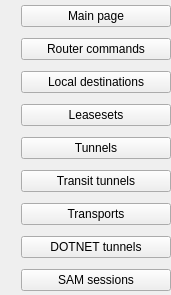
<?xml version="1.0" encoding="UTF-8"?>
<ui version="4.0">
 <class>StatusButtonsForm</class>
 <widget class="QWidget" name="StatusButtonsForm">
  <property name="geometry">
   <rect>
    <x>0</x>
    <y>0</y>
    <width>171</width>
    <height>295</height>
   </rect>
  </property>
  <property name="sizePolicy">
   <sizepolicy hsizetype="Expanding" vsizetype="Fixed">
    <horstretch>0</horstretch>
    <verstretch>0</verstretch>
   </sizepolicy>
  </property>
  <property name="minimumSize">
   <size>
    <width>171</width>
    <height>295</height>
   </size>
  </property>
  <property name="windowTitle">
   <string>Form</string>
  </property>
  <widget class="QWidget" name="verticalLayoutWidget">
   <property name="geometry">
    <rect>
     <x>21</x>
     <y>0</y>
     <width>171</width>
     <height>300</height>
    </rect>
   </property>
   <layout class="QVBoxLayout" name="verticalLayout">
    <property name="sizeConstraint">
     <enum>QLayout::SetDefaultConstraint</enum>
    </property>
    <item>
     <widget class="QPushButton" name="mainPagePushButton">
      <property name="maximumSize">
       <size>
        <width>150</width>
        <height>16777215</height>
       </size>
      </property>
      <property name="text">
       <string>Main page</string>
      </property>
     </widget>
    </item>
    <item>
     <widget class="QPushButton" name="routerCommandsPushButton">
      <property name="maximumSize">
       <size>
        <width>150</width>
        <height>16777215</height>
       </size>
      </property>
      <property name="text">
       <string>Router commands</string>
      </property>
     </widget>
    </item>
    <item>
     <widget class="QPushButton" name="localDestinationsPushButton">
      <property name="maximumSize">
       <size>
        <width>150</width>
        <height>16777215</height>
       </size>
      </property>
      <property name="text">
       <string>Local destinations</string>
      </property>
     </widget>
    </item>
    <item>
     <widget class="QPushButton" name="leasesetsPushButton">
      <property name="maximumSize">
       <size>
        <width>150</width>
        <height>16777215</height>
       </size>
      </property>
      <property name="text">
       <string>Leasesets</string>
      </property>
     </widget>
    </item>
    <item>
     <widget class="QPushButton" name="tunnelsPushButton">
      <property name="maximumSize">
       <size>
        <width>150</width>
        <height>16777215</height>
       </size>
      </property>
      <property name="text">
       <string>Tunnels</string>
      </property>
     </widget>
    </item>
    <item>
     <widget class="QPushButton" name="transitTunnelsPushButton">
      <property name="maximumSize">
       <size>
        <width>150</width>
        <height>16777215</height>
       </size>
      </property>
      <property name="text">
       <string>Transit tunnels</string>
      </property>
     </widget>
    </item>
    <item>
     <widget class="QPushButton" name="transportsPushButton">
      <property name="maximumSize">
       <size>
        <width>150</width>
        <height>16777215</height>
       </size>
      </property>
      <property name="text">
       <string>Transports</string>
      </property>
     </widget>
    </item>
    <item>
     <widget class="QPushButton" name="dotnetTunnelsPushButton">
      <property name="maximumSize">
       <size>
        <width>150</width>
        <height>16777215</height>
       </size>
      </property>
      <property name="text">
       <string>DOTNET tunnels</string>
      </property>
     </widget>
    </item>
    <item>
     <widget class="QPushButton" name="samSessionsPushButton">
      <property name="maximumSize">
       <size>
        <width>150</width>
        <height>16777215</height>
       </size>
      </property>
      <property name="text">
       <string>SAM sessions</string>
      </property>
     </widget>
    </item>
   </layout>
  </widget>
 </widget>
 <resources/>
 <connections/>
</ui>
